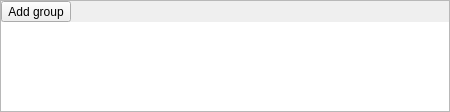
<?xml version="1.0" encoding="UTF-8"?>
<ui version="4.0">
 <class>GroupEditor</class>
 <widget class="QFrame" name="GroupEditor">
  <property name="geometry">
   <rect>
    <x>0</x>
    <y>0</y>
    <width>450</width>
    <height>112</height>
   </rect>
  </property>
  <property name="windowTitle">
   <string>GroupEditor</string>
  </property>
  <property name="autoFillBackground">
   <bool>true</bool>
  </property>
  <property name="frameShape">
   <enum>QFrame::StyledPanel</enum>
  </property>
  <property name="frameShadow">
   <enum>QFrame::Sunken</enum>
  </property>
  <layout class="QVBoxLayout" name="verticalLayout">
   <property name="spacing">
    <number>0</number>
   </property>
   <property name="leftMargin">
    <number>0</number>
   </property>
   <property name="topMargin">
    <number>0</number>
   </property>
   <property name="rightMargin">
    <number>0</number>
   </property>
   <property name="bottomMargin">
    <number>0</number>
   </property>
   <item>
    <widget class="QWidget" name="panel" native="true">
     <layout class="QHBoxLayout" name="horizontalLayout">
      <property name="leftMargin">
       <number>0</number>
      </property>
      <property name="topMargin">
       <number>0</number>
      </property>
      <property name="rightMargin">
       <number>0</number>
      </property>
      <property name="bottomMargin">
       <number>0</number>
      </property>
      <item>
       <widget class="QToolButton" name="addGroup">
        <property name="text">
         <string>Add group</string>
        </property>
       </widget>
      </item>
      <item>
       <spacer name="horizontalSpacer">
        <property name="orientation">
         <enum>Qt::Horizontal</enum>
        </property>
        <property name="sizeHint" stdset="0">
         <size>
          <width>40</width>
          <height>20</height>
         </size>
        </property>
       </spacer>
      </item>
     </layout>
    </widget>
   </item>
   <item>
    <widget class="QListWidget" name="widgets">
     <property name="frameShape">
      <enum>QFrame::NoFrame</enum>
     </property>
     <property name="dragDropMode">
      <enum>QAbstractItemView::InternalMove</enum>
     </property>
     <property name="alternatingRowColors">
      <bool>true</bool>
     </property>
     <property name="selectionMode">
      <enum>QAbstractItemView::ExtendedSelection</enum>
     </property>
     <property name="verticalScrollMode">
      <enum>QAbstractItemView::ScrollPerPixel</enum>
     </property>
     <property name="horizontalScrollMode">
      <enum>QAbstractItemView::ScrollPerPixel</enum>
     </property>
    </widget>
   </item>
  </layout>
 </widget>
 <resources/>
 <connections/>
</ui>
